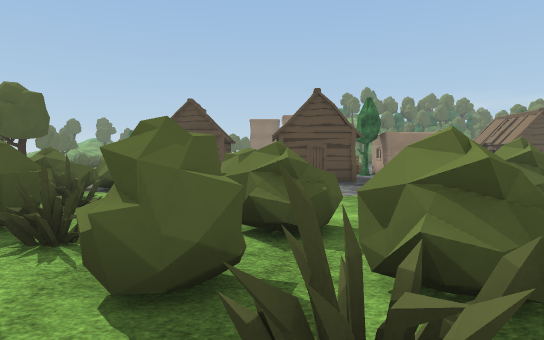
View 1 (above)

23 first-person views from a walk through a 3-D level made in the Unity game engine. The camera is 1.4 m above the floor, tilts 2° down and sees 75° across. The floor is counted in squares, 2 m on a side. Each view is taken from the middle of a square. On the plan, view 1 faces up. The plan holds only what a view shows up to about 11 squares ahead; the rest is blank. The place goes on beyond the plan. The player character is not drawn. Some surface patterns are stand-ins.

View 2
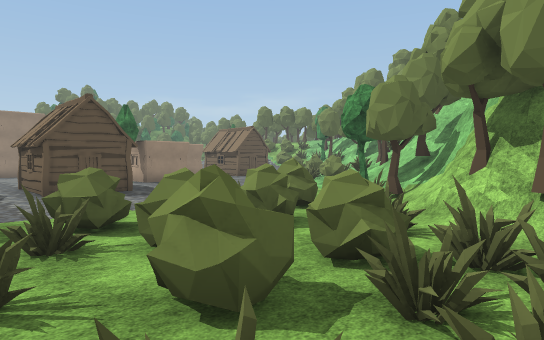

View 3
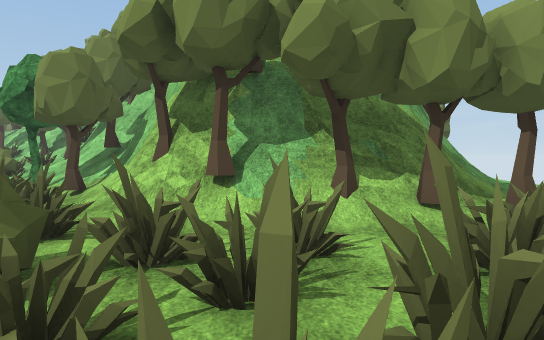

View 4
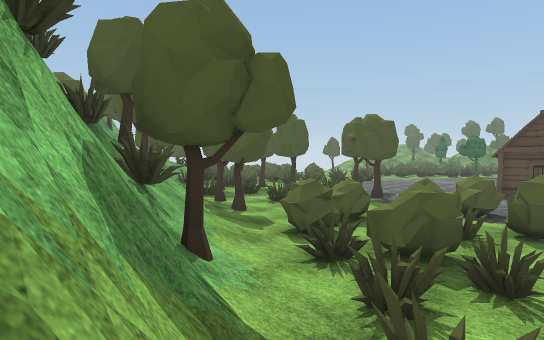

View 5
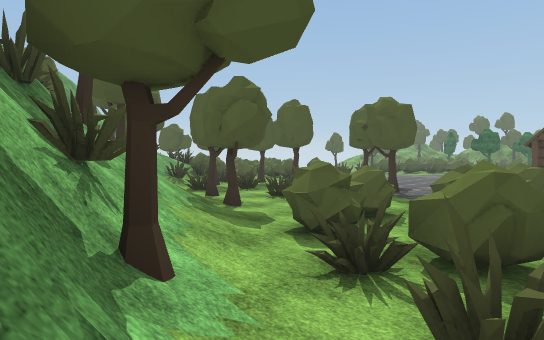

View 6
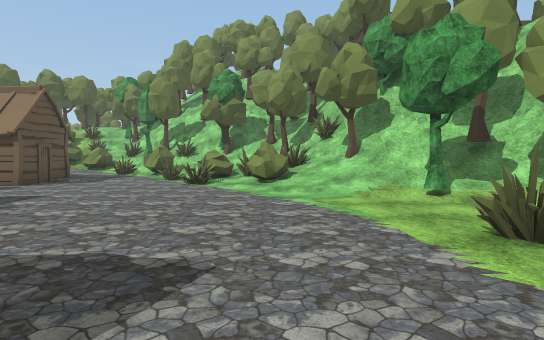

View 7
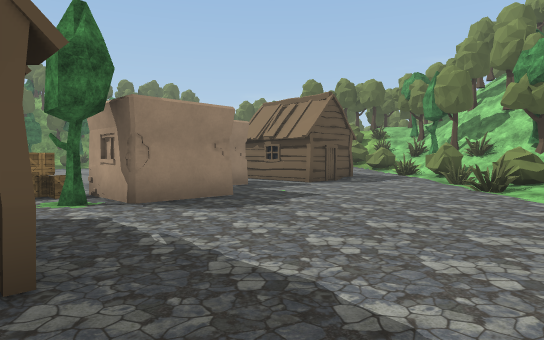

View 8
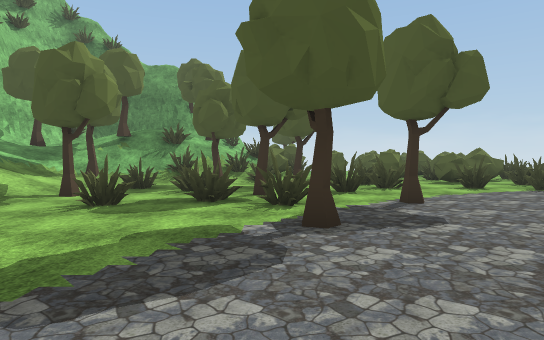

View 9
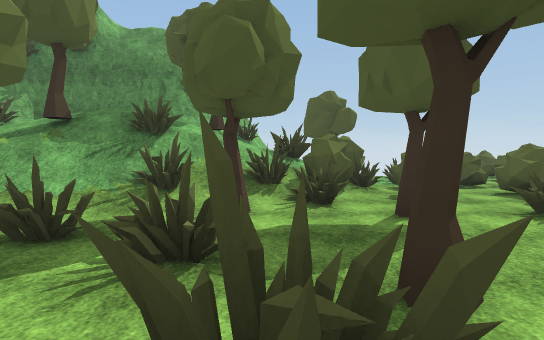

View 10
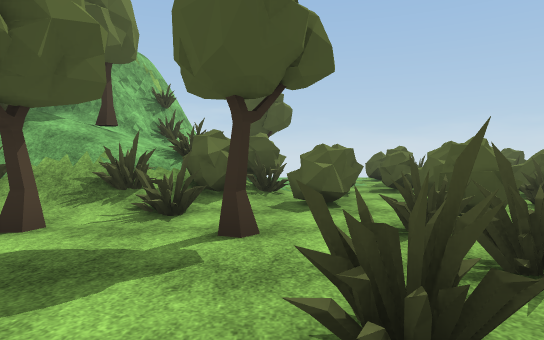

View 11
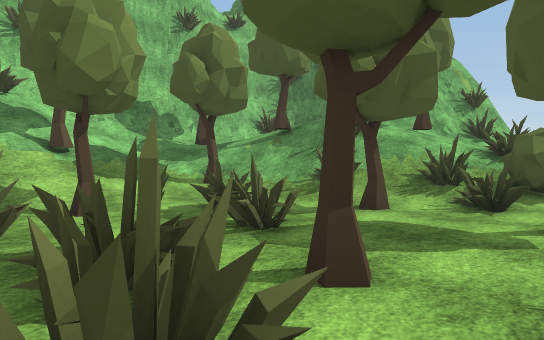

View 12
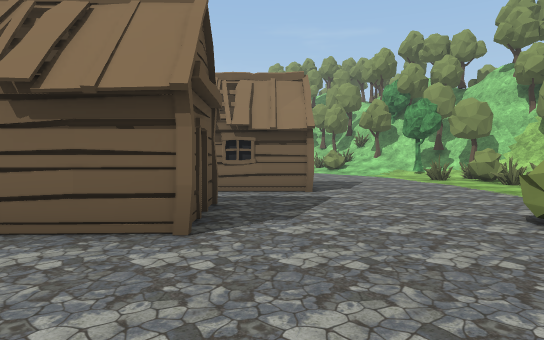

View 13
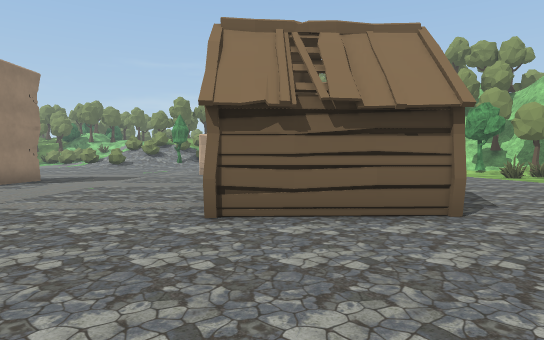

View 14
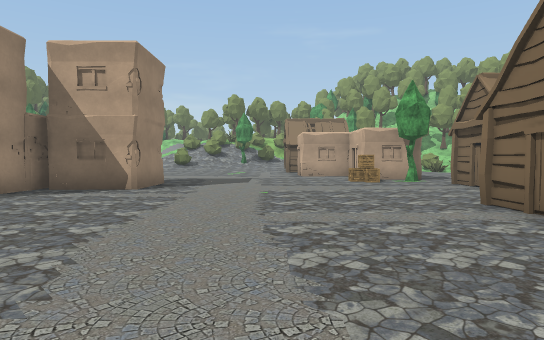

View 15
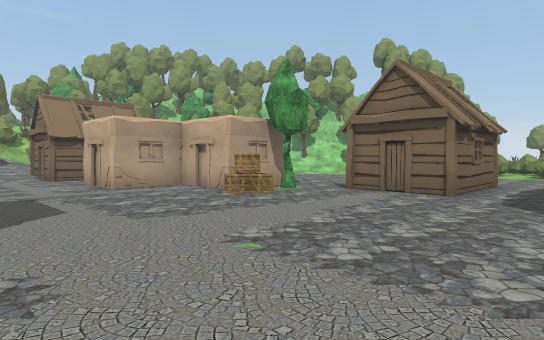

View 16
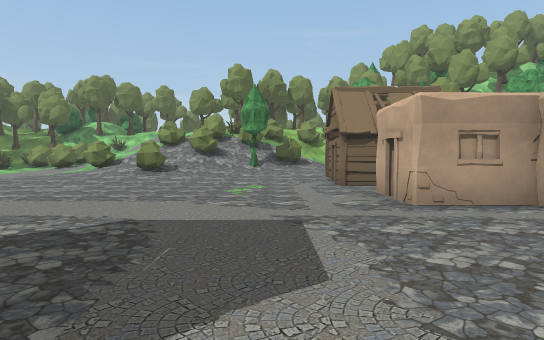

View 17
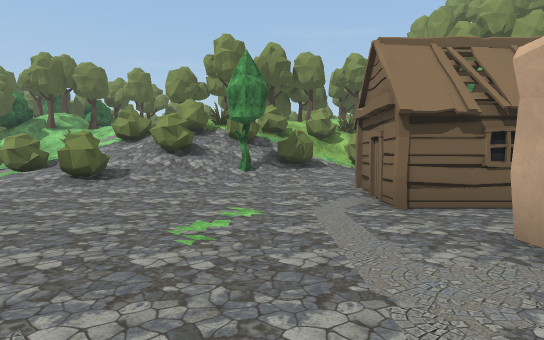

View 18
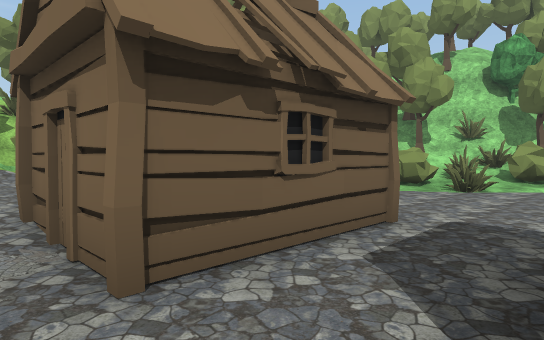

View 19
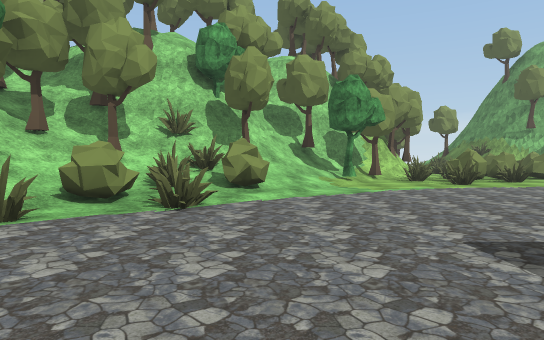

View 20
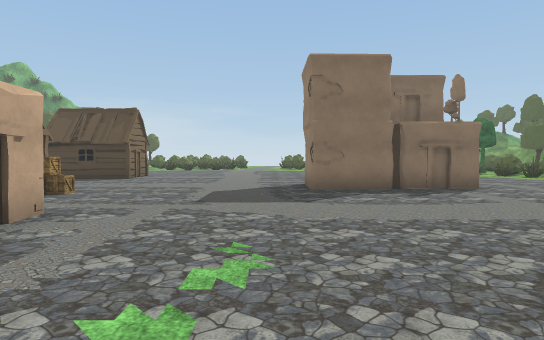

View 21
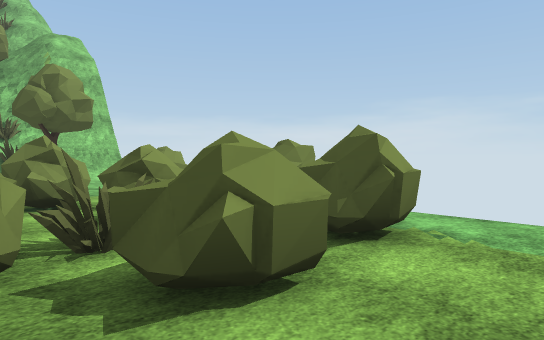

View 22
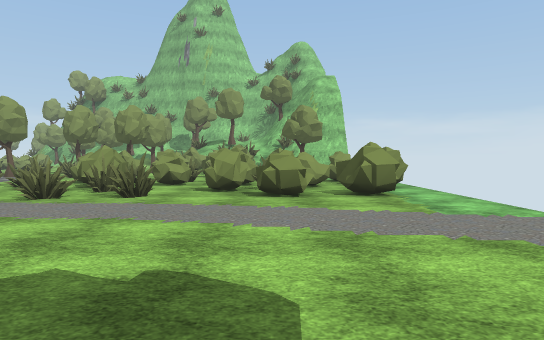

View 23
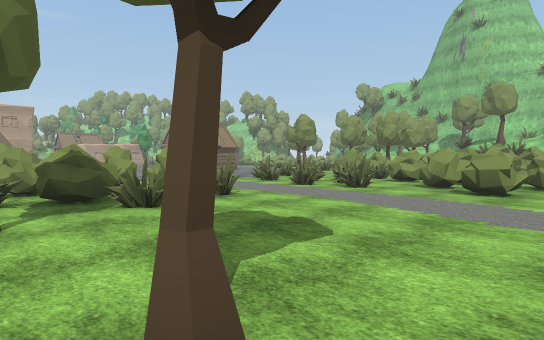

### Floor plan
Key: @ floor where view 1 was taken; # wall or solid block; x gap in a wall; . main floor; : floor 0.25 m higher than the main floor; + floor 0.5 m higher than the main floor; * floor 0.75 m higher than the main floor; % floor 2 m higher than the main floor; / step, stairs or slope; = window, fence, low wall or low ledge; v drop or lower ground; H hut; T tree; B bush; C crate; O other object.
Columns run from 21 left of view 1 to 13 right of it. Each row starts with its distance up from view 1.
 25  ....T                OO...   ..:/O
 24  .T....#.BBB        O  #........://
 23  .....###           ..O#........:B/
 22  ......#.BB        ...O#.........//
 21 ......#.B        .....##........:/*
 20 ........        ................::T
 19 .........      ..................:/
 18 ...B.#....    ..................///
 17 .B.BB.####     .............##.HHH+
 16 BBBBB..B..     .........C..O #.H H
 15 BBB.BBBB.##   .....H....CC####.H H
 14  BB.##.#B.#......H H....TO  .....:
 13  B.BB.B........... H..HH.........:
 12   #.....B.#.......HH.. H........./B
 11  ....BBB.#.#T......... H........../
 10  .T B//..T.....................=.B/
  9 //#/ #B/#..T.#T................////
  8 ##///////T..=....BB...........BB/T%
  7 ###//T///..#.................//x//T
  6   ##//////=..#..BB.B.....#..///T###
  5    #/ ////./TT..B...BB.#BB..T//#TTT
  4    #  /T/T/////.B.B.#B.B..#T/T#TTTT
  3    #   ////T/////.B..B..##/####O
  2    #/#//T//// ////#.BBB..+##v OO
  1    #########/T#//T/#.#.=/T#T
  0            ## #####//@=#/#O
 -1                   ##//../T

Positions as (right, up) in squares from view 1, and headings:
1: (0, 0), facing up
2: (-2, 0), facing up-right
3: (-1, 0), facing right
4: (-1, -1), facing up-left
5: (-2, 0), facing up-left
6: (1, 8), facing right
7: (2, 8), facing up-right
8: (-3, 9), facing left
9: (-8, 8), facing left
10: (-9, 10), facing left
11: (-8, 10), facing down-left
12: (-7, 11), facing right
13: (-8, 14), facing right
14: (-7, 18), facing right
15: (-2, 20), facing down-right
16: (1, 19), facing right
17: (5, 19), facing right
18: (8, 18), facing down-right
19: (9, 15), facing down
20: (11, 20), facing left
21: (-17, 19), facing down-left
22: (-18, 24), facing down
23: (-20, 25), facing down-right
